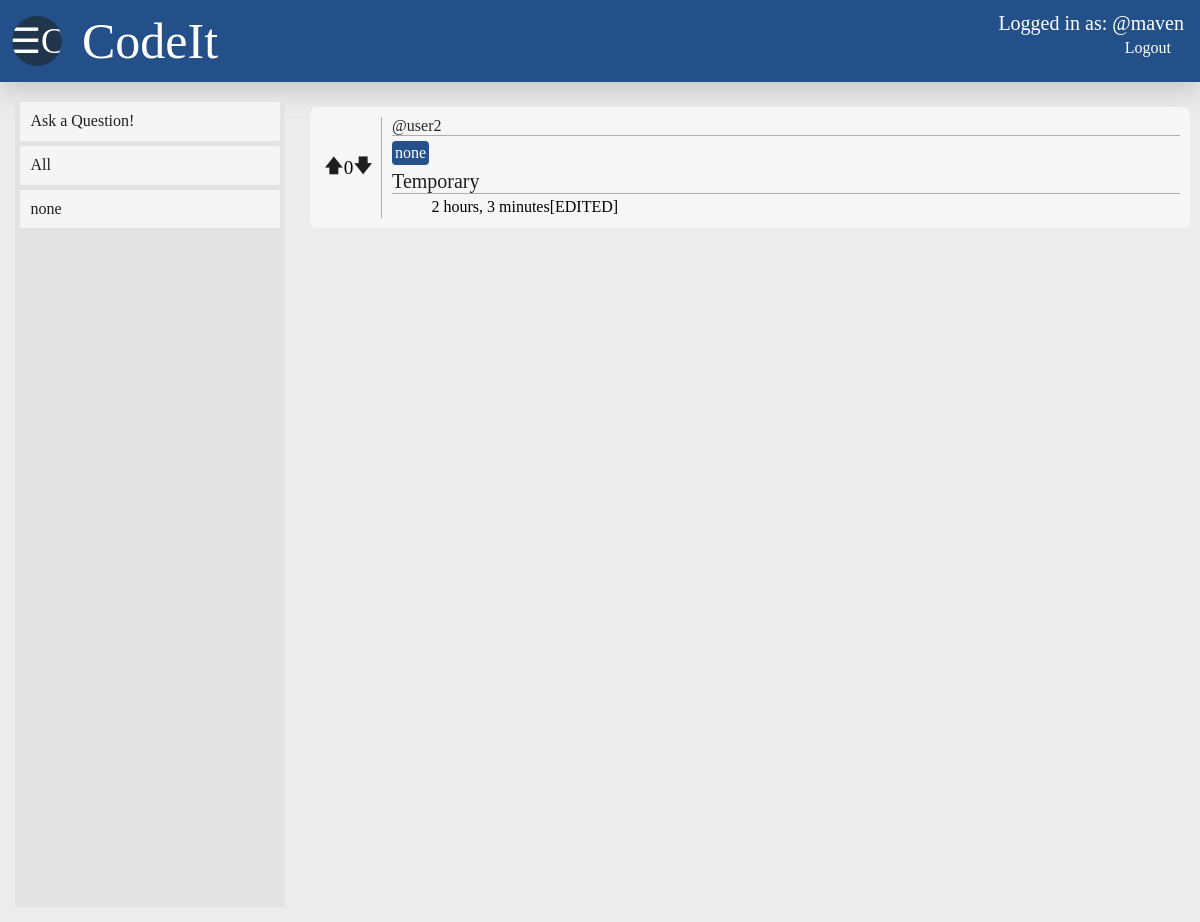
The app's page / (signed in) with its own data.
### CodeIt/models.py (models this page shows, shortened)
class Question(models.Model):
    user=models.ForeignKey(User, on_delete=models.SET_NULL, null=True)
    topic=models.CharField(max_length=300, null=True)
    header=models.CharField(max_length=300)
    body=models.TextField(null=True, blank=True)
    code=models.TextField(null=True, blank=True)
    votes=models.IntegerField(default=0)
    updated=models.DateTimeField(auto_now=True)
    created=models.DateTimeField(auto_now_add=True)

### CodeIt/views.py (the view)
# urls.py: path('',views.home, name='home'),
def home(request):
    q=request.GET.get('q')
    orderby=request.GET.get('orderby')
    if q != None:
        questions = Question.objects.filter(topic=q)#.order_by(f'-{orderby}')
    else:
        questions = Question.objects.all()#.order_by(f'-{orderby}')
    tags = Question.objects.values_list('topic', flat=True).distinct()
    context = {'questions': questions, 'tags': tags, 'orderby': orderby}
    return render(request, 'CodeIt/home.html', context)

### CodeIt/templates/CodeIt/home.html (shortened to what this page needs)
{% extends "main.html" %}
{% block content %}
<div class='home-main-div'>
    <div class='home-topics-div'>
        <div class="tag-filter-div-all">
            <a href="{% url "question-submit" %}">Ask a Question!</a>
        </div>
        <div class="tag-filter-div-all">
            <a href="{% url 'home' %}">All</a>
        </div>
        {% for tag in tags %}
            <div class="tag-filter-div-tags">
                <a class="tags-link" href="{% url 'home' %}?q={{tag}}">{{tag}}</a>
            </div>
        {% endfor %}
    </div>
    <div class='home-questions-div'>
        {% for question in questions %}
            <div class="question-div">
                <div class="question-votes-div">
                    <a href="{% url 'question-vote' question.id 1 %}">&#129093;</a>
                        {{question.votes}}
                    <a href="{% url 'question-vote' question.id -1 %}">&#129095;</a>
                </div>
                <div class="question-info-div">
                    <div class="user-div">
                        <span class="user-span">@{{question.user}}</span>
                    </div>
                    <div class="topic-div">
                        <span class="topic-span">{{question.topic}}</span>
                    </div>
                    <div class="question-header-div">
                        <span class="question-header-span"><a class="question-link" href="{% url "question-page" question.id %}">{{question.header}}</a></span>
                    </div>
                    <div class="created-edit-delete-div">
                        <div class="created-edited-div">
                            <span class=created-div"">{{question.created|timesince}}</span>
                            <span class="edited-div">{% if question.created != question.updated %}[EDITED]{% endif %}</span>
                        </div>
                        <div class="edit-delete-div">
                        </div>
                    </div>
                </div>
            </div>
        {% endfor %}
    </div>
</div>
{% endblock content %}

### templates/navbar.html
<div class="navbar">
    <div class="navbar-header-logo">
        <div class="navbar-logo">
            &#x2630;C
        </div>
        <div class="navbar-header">
            <span class="navbar-header">
                <a class="navbar-header-link" href='/'>
                    <span class="header">CodeIt</span>
                </a>
            </span>
        </div>
    </div>
    <div class="navbar-username-login">
        {% if request.user.is_authenticated %}
        <div>
            <span class="navbar-username">
            Logged in as: @{{request.user}}
            </span>
        </div>
        <div class="login-logout">
            <a class="login-logout-link" href="{% url 'logout' %}">
                Logout
            </a>
        </div>
        {% else %}
        <div class="login-logout">
        <a class="login-logout-link" href="{% url 'login' %}">Log in</a>
        </div>
        {% endif %}
    </div>
</div>

### static/styles/main.css (style rules this page uses)
body { margin: 0; background-color: rgb(236, 236, 236); margin-top: 0; height: 100%; }
.navbar { padding: 12px; margin-top: 0; margin-bottom: 15px; display: flex; flex-direction: row; justify-content: space-between; background-color: rgba(0, 54, 120, 0.85); box-shadow: 0px 10px 25px rgba(200,200,200); }
.home-main-div { margin-top: o; display:grid; grid-template-columns: 1fr 3fr; background-color: rgb(24, 224, 251,0); }
a.question-link, a.tags-link, a.edit-delete { color:rgba(30,30,30); }
a { color:rgba(30,30,30); }
a { text-decoration: none; }
.home-topics-div { display: flex; flex-direction: column; margin: 5%; margin-top: 0; background-color: rgb(227, 227, 227); padding: 5px; min-height: 100vh; }
.tag-filter-div-tags, .tag-filter-div-all { background-color: rgba(245,245,245); padding: 4%; margin-bottom: 5px; border-radius: 2px; }
.navbar-header-logo { display: flex; flex-direction: row; justify-content: center; align-items: center; }
.navbar-logo { margin-right: 20px; display: flex; height:50px; width: 50px; border-radius: 50%; background-color:rgba(33, 53, 76, 1); justify-content: center; align-items: center; color: white; font-size: 35px; overflow-x: hidden; overflow-y: hidden; }
.navbar-header { color:rgb(255, 255, 255); }
.navbar-header-link { color:rgb(255, 255, 255); font-size: 50px; }
.login-logout { justify-content: end; padding: 2px; padding-right: 15px; margin: 2px; text-align: right; }
a.login-logout-link { color: white; }
.navbar-username { padding: 2px; font-size: 20px; color: white; margin: 2px; }
.navbar-username-login { align-items: right; }
.home-questions-div { display: flex; flex-direction: column; padding: 10px; }
.question-div { display: flex; flex-direction: row; background-color: rgb(246, 246, 246); padding: 10px; border-radius: 7px; margin-bottom: 10px; max-height: fit-content; }
.question-info-div, .answer-info-div, .comment-info-div { display: flex; flex-direction: column; width: 100%; padding-left: 10px; }
.user-div, .user-answer-div, .comment-user-div { justify-content: left; margin-bottom: 5px; border-bottom: 0.2px solid #adadad; }
.user-span { font-size: 16px; color: rgb(38, 38, 38); margin-bottom: 2px; }
.topic-div { justify-content: left; color: rgb(38, 38, 38); border-radius: 4px; display: flex; background-color: rgba(0, 54, 120, 0.85); width: fit-content; padding: 3px; margin-bottom: 5px; }
.topic-span { font-size: 16px; color: white; }
.question-header-div { font-size: 20px; margin-bottom: 10px; width: 100%; border-bottom: 0.2px solid #adadad; margin-bottom: 4px; }
.question-votes-div { display: flex; justify-content: center; align-items: center; padding: 4px; padding-right: 8px; font-size: larger; border-right: 0.2px solid #adadad; }
.created-edit-delete-div { display: flex; flex-direction: row; justify-content: space-between; padding-bottom: 2px; padding-left: 5%; }
.created-edited-div { display: flex; justify-content: space-evenly; }
.edit-delete-div { display: flex; width: 50%; justify-content: end; padding-right: 15px; }
.created-edited-div, .edited-div { font-size: 16px; }
.header { color: white; }

### records on screen
Question: votes "0", user "user2", topic "none", header "Temporary", created "2 hours, 3 minutes", shows "[EDITED]"

### other values on screen
{{ request.user }} "maven"
{{ tag }} "none"
